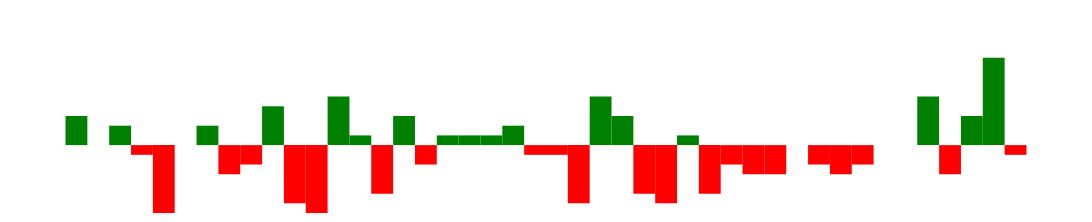

Write the Vega-Lite specification saved for this chart.
### Vega specification from a JSON file in a GitHub repository (floating-point values rounded to 4 significant figures)
{"$schema": "https://vega.github.io/schema/vega/v5.json", "width": 250, "height": 40, "padding": 0, "data": [{"name": "table", "values": [{"game": "g1", "diff": 3}, {"game": "g2", "diff": 0}, {"game": "g3", "diff": 2}, {"game": "g4", "diff": -1}, {"game": "g5", "diff": -7}, {"game": "g6", "diff": 0}, {"game": "g7", "diff": 2}, {"game": "g8", "diff": -3}, {"game": "g9", "diff": -2}, {"game": "g10", "diff": 4}, {"game": "g11", "diff": -6}, {"game": "g12", "diff": -7}, {"game": "g13", "diff": 5}, {"game": "g14", "diff": 1}, {"game": "g15", "diff": -5}, {"game": "g16", "diff": 3}, {"game": "g17", "diff": -2}, {"game": "g18", "diff": 1}, {"game": "g19", "diff": 1}, {"game": "g20", "diff": 1}, {"game": "g21", "diff": 2}, {"game": "g22", "diff": -1}, {"game": "g23", "diff": -1}, {"game": "g24", "diff": -6}, {"game": "g25", "diff": 5}, {"game": "g26", "diff": 3}, {"game": "g27", "diff": -5}, {"game": "g28", "diff": -6}, {"game": "g29", "diff": 1}, {"game": "g30", "diff": -5}, {"game": "g31", "diff": -2}, {"game": "g32", "diff": -3}, {"game": "g33", "diff": -3}, {"game": "g34", "diff": 0}, {"game": "g35", "diff": -2}, {"game": "g36", "diff": -3}, {"game": "g37", "diff": -2}, {"game": "g38", "diff": 0}, {"game": "g39", "diff": 0}, {"game": "g40", "diff": 5}, {"game": "g41", "diff": -3}, {"game": "g42", "diff": 3}, {"game": "g43", "diff": 9}, {"game": "g44", "diff": -1}]}], "signals": [{"name": "tooltip", "value": {}, "on": [{"events": "rect:mouseover", "update": "datum"}, {"events": "rect:mouseout", "update": "{}"}]}], "scales": [{"name": "xscale", "type": "band", "domain": {"data": "table", "field": "game"}, "range": "width", "padding": 0.05, "round": true}, {"name": "yscale", "domain": {"data": "table", "field": "diff"}, "nice": true, "range": "height"}], "axes": [{"orient": "bottom", "scale": "xscale", "labels": false, "ticks": false}, {"orient": "right", "scale": "yscale", "labels": false, "ticks": false}], "marks": [{"type": "rect", "from": {"data": "table"}, "encode": {"enter": {"x": {"scale": "xscale", "field": "game"}, "width": {"scale": "xscale", "band": 1}, "y": {"scale": "yscale", "field": "diff"}, "y2": {"scale": "yscale", "value": 0}, "fill": [{"test": "datum.diff > 0", "value": "green"}, {"value": "red"}]}, "update": {"fill": [{"test": "datum.diff > 0", "value": "green"}, {"value": "red"}]}, "hover": {"fill": {"value": "black"}}}}, {"type": "text", "encode": {"enter": {"align": {"value": "center"}, "baseline": {"value": "bottom"}, "fill": {"value": "#333"}}, "update": {"x": {"scale": "xscale", "signal": "tooltip.game", "band": 0.5}, "y": {"scale": "yscale", "signal": "tooltip.diff", "offset": 0.05}, "text": {"signal": "tooltip.diff"}, "fillOpacity": [{"test": "datum === tooltip", "value": 0}, {"value": 1}]}}}], "config": {}}
